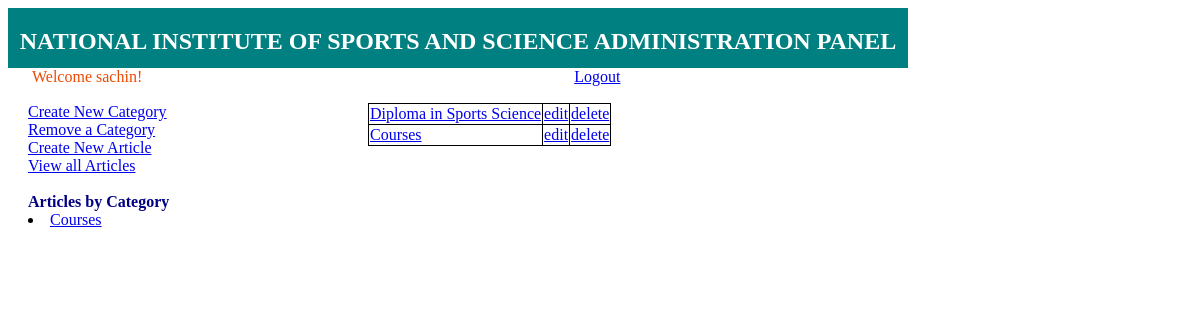
Screenshot of /admin_panel.php?id=viewall (signed in) with the database file from the repository.
### tables this page shows
CREATE TABLE `category` (
  `category` varchar(40) NOT NULL
);

CREATE TABLE `articles` (
  `id` int(6) NOT NULL,
  `title` varchar(200) NOT NULL,
  `image` varchar(40) NOT NULL,
  `contents` text NOT NULL,
  `category` varchar(20) NOT NULL
);

### admin_panel.php (the view, shortened to what this page needs)
<?php
$con = mysql_connect("localhost","root","");
?>
<!DOCTYPE html PUBLIC "-//W3C//DTD XHTML 1.0 Transitional//EN" "http://www.w3.org/TR/xhtml1/DTD/xhtml1-transitional.dtd">
<html xmlns="http://www.w3.org/1999/xhtml">
<head>
<link href="admin_style.css" rel="stylesheet" type="text/css" />
</head>
<body>
<div id="hold">
<div id="top">
<h2 align="center">NATIONAL INSTITUTE OF SPORTS AND SCIENCE ADMINISTRATION PANEL </h2>
</div>
<div id="log">
<?php
echo "Welcome ".$_SESSION['username'];
echo"!";
echo "<a href=logout.php>Logout</a>";
?>
</div>
<div id="left">
<a href=new_category.php >Create New Category</a><br/>
<a href=remove_category.php >Remove a Category</a><br/>
<a href=create_new.php >Create New Article</a><br/>
<a href=admin_panel.php?id=viewall>View all Articles</a><br/><br/>
<b>
<font color="#000080">Articles by Category</font>
    </b>
<?php
$qry=mysql_query("SELECT * FROM category ", $con);
while($row=mysql_fetch_array($qry))
{
echo "<li><a href=admin_panel.php?cat=".$row['category'].">".$row['category']."</a></li>";
}
?>
</div>
<div id="right">
    <?php
if(isset($_GET['id'])=="viewall")
{
$qry=mysql_query("SELECT * FROM articles order by articles.id DESC ", $con);
echo "<table>";
while($row=mysql_fetch_array($qry))
{
echo "<tr>";
echo "<td><a href=articles.php?id=".$row['id'].">".$row['title']."</a></td>";
echo "<td><a href=edit_article.php?id=".$row['id'].">edit</a></td>";
echo "<td><a href=delete_article.php?id=".$row['id'].">delete</a></td>";
echo "</tr>";
}
echo "</table>";
}
?>
</div>
</div>
</body>
</html>

### admin_style.css (style rules this page uses)
#hold { float: left; height: 500px; width: 900px; position: relative; }
#top { float: left; height: 60px; width: 900px; position: relative; background-color: #008080; }
#log { height: 25px; width: 900px; float: left; position: relative; }
#left { float: left; width: 300px; position: relative; padding-top: 10px; padding-left: 20px; }
#right { float: left; width: 500px; padding-top: 10px; padding-left: 20px; position: relative; left: 20px; }
#hold #top h2 { color: #EE4902; }
#hold #top h2 { color: #000; }
#hold #top h2 { color: #FFF; }
table { border:1px solid black; border-collapse:collapse; }
td { border:1px solid black; }

### admin_panel.php (style rules this page uses)
#hold #log { color: #EE4902; }

### rows the page displays
category: category "Courses"
articles: title "Diploma in Sports Science"
articles: title "Courses"

### other values shown
$_SESSION['username'] "sachin"
